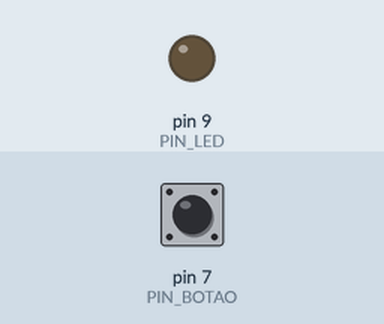
Simulated run of this sketch. Board: Arduino Uno, built with avr-gcc and run on an emulated ATmega328P. Parts: output pins drawn as LEDs (lit = HIGH). The inputs (shaded band) are chosen by the test bench; at power-on: pin 7 (PIN_BOTAO) HIGH.

Above: at 0.1 s.
At 1.2 s:
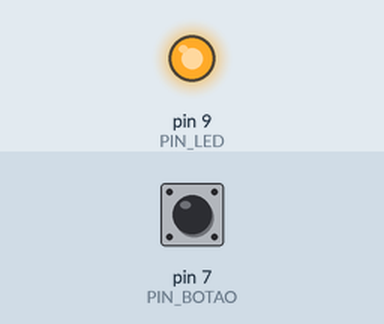
1.3 s: pin 7 (PIN_BOTAO) pulled LOW for 0.15 s
At 2.2 s:
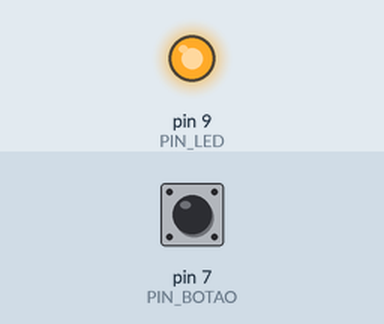
Timing chart, 0 to 4.3 s (numbered marks = the images above; inputs shaded):
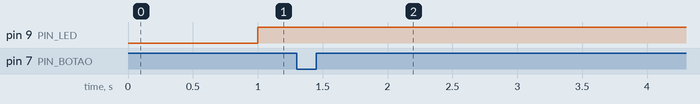

Measured:
- after the input at 1.3 s, pin 9 (PIN_LED): stops changing and stays HIGH

The sketch:

Ex3_-_Exerc_cio_de_19092018_reativo.ino
```cpp
/*
 * Exercício 3 - de 24/09/2018
 * É igual ao exercício 2, porém é versão reativa, pois a referida
 * não é reativa, pois tem chamada bloqueante.
 */

#define PIN_LED 9
#define PIN_BOTAO 7

bool apertei=false;
int v;
unsigned long tempo,tempoanterior;
int estado;

void setup() {
  pinMode(PIN_LED,OUTPUT);
  pinMode(PIN_BOTAO,INPUT);
  tempoanterior=0;
  estado=LOW;
}

void loop() {
  if(apertei)
    digitalWrite(PIN_LED,HIGH);
  else{
    v=digitalRead(PIN_BOTAO);
    if(!v)
      apertei=true;
    else{
      tempo=millis();
      if((tempo-tempoanterior)>=1000){
        tempoanterior=tempo;
        estado=!estado;
        digitalWrite(PIN_LED,estado);
      }
    }
  }
}
```
